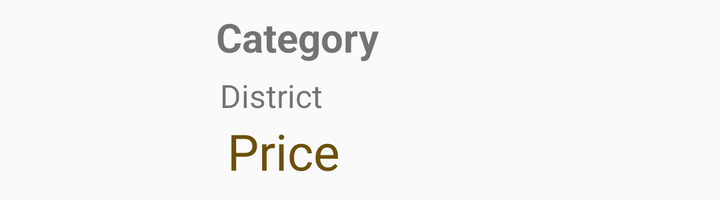
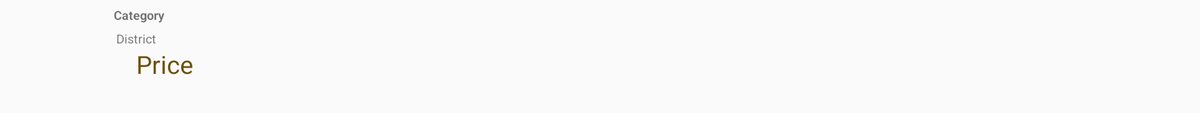

An Android layout and its configuration variant, each rendered on a device that would load it. The default file and the variant file are quoted in full after the pictures.
<!-- AndroidManifest.xml: application theme AppTheme -->
<!-- res/layout/fragment_main_item.xml -->
<?xml version="1.0" encoding="utf-8"?>
<androidx.constraintlayout.widget.ConstraintLayout
    xmlns:android="http://schemas.android.com/apk/res/android"
    xmlns:app="http://schemas.android.com/apk/res-auto"
    xmlns:tools="http://schemas.android.com/tools"
    android:layout_width="match_parent"
    android:layout_height="wrap_content">

    <ImageView
        android:id="@+id/fragment_main_item_illustration"
        android:layout_width="@dimen/fragment_main_item_size_iv"
        android:layout_height="100dp"
        app:layout_constraintStart_toStartOf="parent"
        app:layout_constraintTop_toTopOf="parent"
        tools:srcCompat="@tools:sample/avatars"
        android:contentDescription="@string/picture" />

    <TextView
        android:id="@+id/tv_fragment_main_item_category"
        android:layout_width="wrap_content"
        android:layout_height="wrap_content"
        android:layout_marginStart="8dp"
        android:layout_marginTop="@dimen/fragment_main_item_text_margin_top"
        android:text="@string/category"
        android:textSize="@dimen/fragment_main_item_size_category"
        android:textStyle="bold"
        app:layout_constraintStart_toEndOf="@+id/fragment_main_item_illustration"
        app:layout_constraintTop_toTopOf="parent" />

    <TextView
        android:id="@+id/tv_fragment_main_item_district"
        android:layout_width="wrap_content"
        android:layout_height="wrap_content"
        android:layout_marginStart="@dimen/fragment_main_item_text_margin"
        android:layout_marginTop="@dimen/fragment_main_item_text_margin_top"
        android:text="@string/district"
        android:textSize="@dimen/fragment_main_item_size_district"
        app:layout_constraintStart_toEndOf="@+id/fragment_main_item_illustration"
        app:layout_constraintTop_toBottomOf="@+id/tv_fragment_main_item_category" />

    <LinearLayout
        android:id="@+id/linearLayout"
        android:layout_width="0dp"
        android:layout_height="0dp"
        app:layout_constraintBottom_toBottomOf="parent"
        app:layout_constraintEnd_toEndOf="parent"
        app:layout_constraintStart_toEndOf="@+id/fragment_main_item_illustration"
        app:layout_constraintTop_toBottomOf="@+id/tv_fragment_main_item_district">

        <ImageView
            android:id="@+id/iv_fragment_main_item_change"
            android:layout_width="wrap_content"
            android:layout_height="wrap_content"
            android:layout_marginStart="@dimen/fragment_main_item_text_margin"
            android:layout_marginTop="@dimen/fragment_main_item_text_margin_top"
            android:layout_weight="1"
            android:scaleType="fitStart"
            android:src="@drawable/ic_baseline_eur_24"
            app:tint="@color/colorPrimary" />

        <TextView
            android:id="@+id/tv_fragment_main_item_price"
            android:layout_width="wrap_content"
            android:layout_height="match_parent"
            android:layout_weight="50"
            android:text="@string/price"
            android:textAlignment="viewStart"
            android:textColor="@color/colorPrimary"
            android:textSize="@dimen/fragment_main_item_size_price" />
    </LinearLayout>

    <TextView
        android:id="@+id/tv_fragment_main_item_sale"
        android:layout_width="wrap_content"
        android:layout_height="wrap_content"
        android:layout_marginStart="8dp"
        android:layout_marginTop="20dp"
        android:layout_marginBottom="8dp"
        android:text="VENDU LE dd/mm/yyyy"
        android:textAlignment="center"
        android:textAppearance="@style/TextAppearance.AppCompat.Small"
        android:textColor="@android:color/holo_red_dark"
        android:textSize="12sp"
        android:textStyle="bold|italic"
        android:visibility="gone"
        app:layout_constraintBottom_toTopOf="@+id/linearLayout"
        app:layout_constraintStart_toEndOf="@+id/fragment_main_item_illustration"
        app:layout_constraintTop_toTopOf="parent" />

</androidx.constraintlayout.widget.ConstraintLayout>
<!-- resources referenced by this layout -->
<resources>
  <color name="colorPrimary">#6C500A</color>
  <dimen name="fragment_main_item_size_category">20sp</dimen>
  <dimen name="fragment_main_item_size_district">16sp</dimen>
  <dimen name="fragment_main_item_size_iv">100dp</dimen>
  <dimen name="fragment_main_item_size_price">25sp</dimen>
  <dimen name="fragment_main_item_text_margin">10dp</dimen>
  <dimen name="fragment_main_item_text_margin_top">5dp</dimen>
  <string name="category">Category</string>
  <string name="district">District</string>
  <string name="picture">PICTURE</string>
  <string name="price">Price</string>
  <style name="AppTheme" parent="Theme.AppCompat.Light.NoActionBar">
          
          <item name="colorPrimary">@color/colorPrimary</item>
          <item name="colorPrimaryDark">@color/colorPrimaryDark</item>
          <item name="colorAccent">@color/colorAccent</item>
      </style>
  <color name="colorPrimaryDark">#161516</color>
  <color name="colorAccent">#676667</color>
</resources>
<!-- res/layout-w720dp/fragment_main_item.xml (the repository's variant of the layout above) -->
<!-- drawn on a 7-inch tablet turned sideways -->
<?xml version="1.0" encoding="utf-8"?>
<androidx.constraintlayout.widget.ConstraintLayout xmlns:android="http://schemas.android.com/apk/res/android"
    xmlns:app="http://schemas.android.com/apk/res-auto"
    xmlns:tools="http://schemas.android.com/tools"
    android:layout_width="match_parent"
    android:layout_height="wrap_content">

    <ImageView
        android:id="@+id/fragment_main_item_illustration"
        android:layout_width="75dp"
        android:layout_height="75dp"
        android:layout_marginStart="8dp"
        android:layout_marginTop="8dp"
        android:layout_marginBottom="8dp"
        android:contentDescription="@string/picture"
        app:layout_constraintBottom_toBottomOf="parent"
        app:layout_constraintStart_toStartOf="parent"
        app:layout_constraintTop_toTopOf="parent"
        tools:srcCompat="@tools:sample/avatars" />

    <TextView
        android:id="@+id/tv_fragment_main_item_category"
        android:layout_width="wrap_content"
        android:layout_height="wrap_content"
        android:layout_marginStart="8dp"
        android:layout_marginTop="@dimen/fragment_main_item_text_margin_top"
        android:text="@string/category"
        android:textSize="10dp"
        android:textStyle="bold"
        app:layout_constraintStart_toEndOf="@+id/fragment_main_item_illustration"
        app:layout_constraintTop_toTopOf="parent" />

    <TextView
        android:id="@+id/tv_fragment_main_item_district"
        android:layout_width="wrap_content"
        android:layout_height="wrap_content"
        android:layout_marginStart="@dimen/fragment_main_item_text_margin"
        android:layout_marginTop="@dimen/fragment_main_item_text_margin_top"
        android:text="@string/district"
        android:textSize="10dp"
        app:layout_constraintStart_toEndOf="@+id/fragment_main_item_illustration"
        app:layout_constraintTop_toBottomOf="@+id/tv_fragment_main_item_category" />

    <LinearLayout
        android:id="@+id/linearLayout"
        android:layout_width="0dp"
        android:layout_height="0dp"
        app:layout_constraintBottom_toBottomOf="parent"
        app:layout_constraintEnd_toEndOf="parent"
        app:layout_constraintStart_toEndOf="@+id/fragment_main_item_illustration"
        app:layout_constraintTop_toBottomOf="@+id/tv_fragment_main_item_district">

        <ImageView
            android:id="@+id/iv_fragment_main_item_change"
            android:layout_width="wrap_content"
            android:layout_height="wrap_content"
            android:layout_marginStart="@dimen/fragment_main_item_text_margin"
            android:layout_marginTop="@dimen/fragment_main_item_text_margin_top"
            android:layout_weight="1"
            android:scaleType="fitStart"
            android:src="@drawable/ic_baseline_eur_24"
            app:tint="@color/colorPrimary" />

        <TextView
            android:id="@+id/tv_fragment_main_item_price"
            android:layout_width="wrap_content"
            android:layout_height="match_parent"
            android:layout_weight="50"
            android:text="@string/price"
            android:textAlignment="viewStart"
            android:textColor="@color/colorPrimary"
            android:textSize="20dp" />
    </LinearLayout>

    <TextView
        android:id="@+id/tv_fragment_main_item_sale"
        android:layout_width="wrap_content"
        android:layout_height="wrap_content"
        android:layout_marginStart="8dp"
        android:layout_marginTop="20dp"
        android:layout_marginBottom="8dp"
        android:text="VENDU LE dd/mm/yyyy"
        android:textAlignment="center"
        android:textAppearance="@style/TextAppearance.AppCompat.Small"
        android:textColor="@android:color/holo_red_dark"
        android:textSize="12sp"
        android:textStyle="bold|italic"
        android:visibility="gone"
        app:layout_constraintBottom_toTopOf="@+id/linearLayout"
        app:layout_constraintStart_toEndOf="@+id/fragment_main_item_illustration"
        app:layout_constraintTop_toTopOf="parent" />

</androidx.constraintlayout.widget.ConstraintLayout>
<!-- resources referenced by the variant -->
<!-- as a 7-inch tablet turned sideways resolves them -->
<resources>
  <color name="colorPrimary">#6C500A</color>
  <dimen name="fragment_main_item_text_margin">10dp</dimen>
  <dimen name="fragment_main_item_text_margin_top">5dp</dimen>
  <string name="category">Category</string>
  <string name="district">District</string>
  <string name="picture">PICTURE</string>
  <string name="price">Price</string>
  <style name="AppTheme" parent="Theme.AppCompat.Light.NoActionBar">
          
          <item name="colorPrimary">@color/colorPrimary</item>
          <item name="colorPrimaryDark">@color/colorPrimaryDark</item>
          <item name="colorAccent">@color/colorAccent</item>
      </style>
  <color name="colorPrimaryDark">#161516</color>
  <color name="colorAccent">#676667</color>
</resources>
